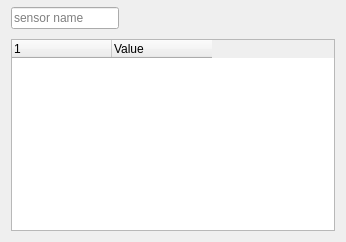
         <widget class="QWidget" name="sensorSettingsPage">
          <layout class="QVBoxLayout" name="verticalLayout_2">
           <property name="topMargin">
            <number>3</number>
           </property>
           <item>
            <layout class="QHBoxLayout" name="horizontalLayout_5">
             <item>
              <widget class="QLineEdit" name="sensorNameEdit">
               <property name="placeholderText">
                <string>sensor name</string>
               </property>
              </widget>
             </item>
             <item>
              <widget class="QToolButton" name="sensorsListClearButton">
               <property name="maximumSize">
                <size>
                 <width>30</width>
                 <height>30</height>
                </size>
               </property>
               <property name="toolTip">
                <string>New</string>
               </property>
               <property name="icon">
                <iconset resource="MarvieControl.qrc">
                 <normaloff>:/MarvieControl/icons/icons8-file-90.png</normaloff>:/MarvieControl/icons/icons8-file-90.png</iconset>
               </property>
               <property name="iconSize">
                <size>
                 <width>30</width>
                 <height>30</height>
                </size>
               </property>
               <property name="popupMode">
                <enum>QToolButton::InstantPopup</enum>
               </property>
               <property name="autoRaise">
                <bool>true</bool>
               </property>
              </widget>
             </item>
             <item>
              <widget class="QToolButton" name="sensorMoveUpButton">
               <property name="maximumSize">
                <size>
                 <width>30</width>
                 <height>30</height>
                </size>
               </property>
               <property name="toolTip">
                <string>Move up</string>
               </property>
               <property name="icon">
                <iconset resource="MarvieControl.qrc">
                 <normaloff>:/MarvieControl/icons/icons8-move-node-up-filled.png</normaloff>:/MarvieControl/icons/icons8-move-node-up-filled.png</iconset>
               </property>
               <property name="iconSize">
                <size>
                 <width>30</width>
                 <height>30</height>
                </size>
               </property>
               <property name="popupMode">
                <enum>QToolButton::InstantPopup</enum>
               </property>
               <property name="autoRaise">
                <bool>true</bool>
               </property>
              </widget>
             </item>
             <item>
              <widget class="QToolButton" name="sensorMoveDownButton">
               <property name="maximumSize">
                <size>
                 <width>30</width>
                 <height>30</height>
                </size>
               </property>
               <property name="toolTip">
                <string>Move down</string>
               </property>
               <property name="icon">
                <iconset resource="MarvieControl.qrc">
                 <normaloff>:/MarvieControl/icons/icons8-move-node-down-filled.png</normaloff>:/MarvieControl/icons/icons8-move-node-down-filled.png</iconset>
               </property>
               <property name="iconSize">
                <size>
                 <width>30</width>
                 <height>30</height>
                </size>
               </property>
               <property name="popupMode">
                <enum>QToolButton::InstantPopup</enum>
               </property>
               <property name="autoRaise">
                <bool>true</bool>
               </property>
              </widget>
             </item>
             <item>
              <widget class="QToolButton" name="sensorCopyButton">
               <property name="maximumSize">
                <size>
                 <width>30</width>
                 <height>30</height>
                </size>
               </property>
               <property name="toolTip">
                <string>Copy</string>
               </property>
               <property name="icon">
                <iconset resource="MarvieControl.qrc">
                 <normaloff>:/MarvieControl/icons/icons8-copy-node-filled.png</normaloff>:/MarvieControl/icons/icons8-copy-node-filled.png</iconset>
               </property>
               <property name="iconSize">
                <size>
                 <width>30</width>
                 <height>30</height>
                </size>
               </property>
               <property name="popupMode">
                <enum>QToolButton::InstantPopup</enum>
               </property>
               <property name="autoRaise">
                <bool>true</bool>
               </property>
              </widget>
             </item>
             <item>
              <widget class="QToolButton" name="sensorRemoveButton">
               <property name="maximumSize">
                <size>
                 <width>30</width>
                 <height>30</height>
                </size>
               </property>
               <property name="toolTip">
                <string>Remove</string>
               </property>
               <property name="icon">
                <iconset resource="MarvieControl.qrc">
                 <normaloff>:/MarvieControl/icons/icons8-delete-node-filled.png</normaloff>:/MarvieControl/icons/icons8-delete-node-filled.png</iconset>
               </property>
               <property name="iconSize">
                <size>
                 <width>30</width>
                 <height>30</height>
                </size>
               </property>
               <property name="popupMode">
                <enum>QToolButton::InstantPopup</enum>
               </property>
               <property name="autoRaise">
                <bool>true</bool>
               </property>
              </widget>
             </item>
             <item>
              <widget class="QToolButton" name="sensorAddButton">
               <property name="maximumSize">
                <size>
                 <width>30</width>
                 <height>30</height>
                </size>
               </property>
               <property name="toolTip">
                <string>Add</string>
               </property>
               <property name="icon">
                <iconset resource="MarvieControl.qrc">
                 <normaloff>:/MarvieControl/icons/icons8-add-node-filled.png</normaloff>:/MarvieControl/icons/icons8-add-node-filled.png</iconset>
               </property>
               <property name="iconSize">
                <size>
                 <width>30</width>
                 <height>30</height>
                </size>
               </property>
               <property name="popupMode">
                <enum>QToolButton::InstantPopup</enum>
               </property>
               <property name="autoRaise">
                <bool>true</bool>
               </property>
              </widget>
             </item>
            </layout>
           </item>
           <item>
            <widget class="QTreeWidget" name="sensorSettingsTreeWidget">
             <property name="contextMenuPolicy">
              <enum>Qt::CustomContextMenu</enum>
             </property>
             <property name="frameShape">
              <enum>QFrame::StyledPanel</enum>
             </property>
             <property name="showDropIndicator" stdset="0">
              <bool>false</bool>
             </property>
             <property name="alternatingRowColors">
              <bool>true</bool>
             </property>
             <property name="selectionMode">
              <enum>QAbstractItemView::NoSelection</enum>
             </property>
             <property name="selectionBehavior">
              <enum>QAbstractItemView::SelectColumns</enum>
             </property>
             <property name="uniformRowHeights">
              <bool>true</bool>
             </property>
             <property name="headerHidden">
              <bool>false</bool>
             </property>
             <attribute name="headerStretchLastSection">
              <bool>false</bool>
             </attribute>
             <column>
              <property name="text">
               <string/>
              </property>
             </column>
             <column>
              <property name="text">
               <string>Value</string>
              </property>
             </column>
            </widget>
           </item>
          </layout>
         </widget>
